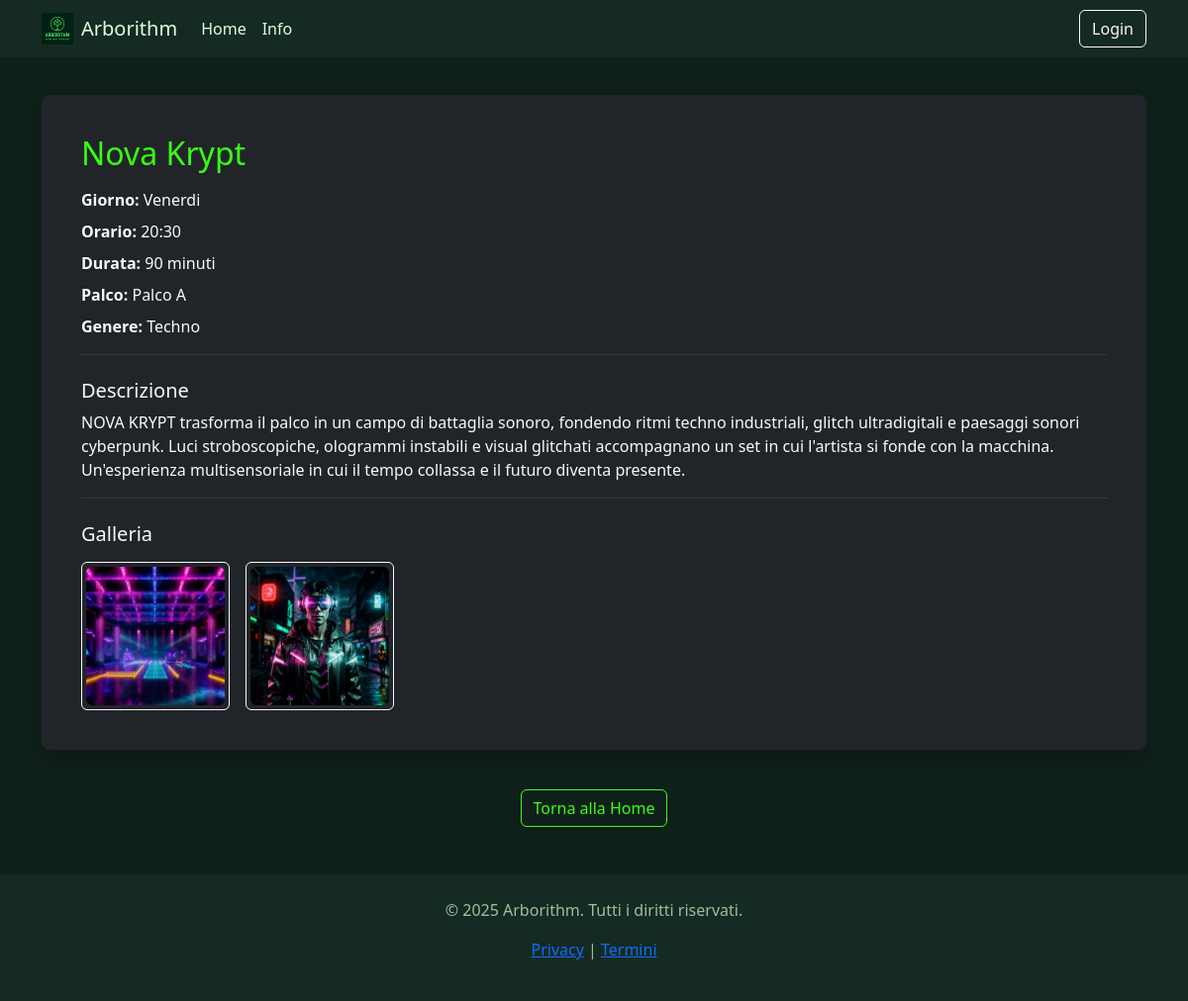
The page /evento/1 on the database its author committed.
### tables this page shows
CREATE TABLE performance (
  id INTEGER PRIMARY KEY AUTOINCREMENT,
  artista TEXT NOT NULL,
  giorno TEXT CHECK(giorno IN ('venerdi', 'sabato', 'domenica')) NOT NULL,
  orario_inizio TEXT NOT NULL, -- formato 'YYYY-MM-DD HH:MM:SS'
  durata INTEGER NOT NULL, -- in minuti
  descrizione TEXT NOT NULL,
  palco TEXT CHECK(palco IN ('A', 'B', 'C')) NOT NULL,
  genere TEXT NOT NULL,
  pubblicata BOOLEAN NOT NULL DEFAULT 0,
  organizzatore_id INTEGER NOT NULL,
  UNIQUE(artista),
  FOREIGN KEY (organizzatore_id) REFERENCES users(id)
);

CREATE TABLE immagini (
            id INTEGER PRIMARY KEY AUTOINCREMENT,
            performance_id INTEGER NOT NULL,
            file_path TEXT NOT NULL,
            FOREIGN KEY (performance_id) REFERENCES performance(id) ON DELETE CASCADE
        );

### app.py (the view)
@app.route("/evento/<int:id>")
def dettaglio_evento(id):
    evento = db.get_performance_by_id(id)
    if not evento:
        flash("Evento non trovato.", "danger")
        return redirect(url_for("index"))
    evento = dict(evento)
    evento["immagini"] = db.get_immagini_by_performance(id)
    return render_template("evento.html", evento=evento)

### app.py (called while the page is built)
@app.context_processor
def inject_tickets():
    tickets = []
    if "user_id" in session:
        user_id = session["user_id"]
        tickets = db.get_tickets_by_user(user_id)
    return dict(tickets=tickets)

### db.py (called while the page is built)
def connect_db():
    conn = sqlite3.connect(DB_PATH)
    conn.row_factory = sqlite3.Row
    return conn

def get_performance_by_id(perf_id):
    conn = connect_db()
    row = conn.execute("SELECT * FROM performance WHERE id = ?", (perf_id,)).fetchone()
    conn.close()
    return row

def get_immagini_by_performance(perf_id):
    conn = connect_db()
    imgs = conn.execute(
        "SELECT * FROM immagini WHERE performance_id = ?", (perf_id,)
    ).fetchall()
    conn.close()
    return imgs

### templates/evento.html (shortened to what this page needs)
{% extends "base.html" %}
{% block content %}
<div class="container py-5">
  <div class="card bg-dark text-light p-4 shadow">
    <div class="card-body">
      <h2 class="card-title nome-artista mb-3">{{ evento.artista }}</h2>
      <p class="mb-2"><strong>Giorno:</strong> {{ evento.giorno.capitalize() }}</p>
      <p class="mb-2"><strong>Orario:</strong> {{ evento.orario_inizio[11:16] }}</p>
      <p class="mb-2"><strong>Durata:</strong> {{ evento.durata }} minuti</p>
      <p class="mb-2"><strong>Palco:</strong> Palco {{ evento.palco }}</p>
      <p class="mb-2"><strong>Genere:</strong> {{ evento.genere }}</p>
      <hr class="border-secondary">
      <h5 class="mt-4 text-light">Descrizione</h5>
      <p class="text-light">{{ evento.descrizione }}</p>
      {% if evento.immagini and evento.immagini|length > 0 %}
      <hr class="border-secondary">
      <h5 class="mt-4 text-light">Galleria</h5>
      <div class="d-flex flex-wrap gap-3 mt-3">
      {% for img in evento.immagini %}
          <div class="border border-light rounded p-1" style="width: 150px; height: 150px; overflow: hidden; cursor: pointer;"
              data-bs-toggle="modal" data-bs-target="#lightboxModal" data-img="{{ url_for('static', filename=img.file_path) }}">
          <img src="{{ url_for('static', filename=img.file_path) }}"
              alt="Immagine evento"
              style="width: 100%; height: 100%; object-fit: cover;"
              class="rounded">
          </div>
      {% endfor %}
      </div>
      {% endif %}
    </div>
  </div>
  <div class="text-center mt-4">
    {% if session['ruolo'] == 'organizzatore' %}
      <a href="{{ url_for('dashboard_organizzatore') }}" class="btn btn_fluo btn-outline-success mt-3">
        Torna all'Area di Lavoro
      </a>
    {% elif session['ruolo'] == 'partecipante' %}
      <a href="{{ url_for('participant_tickets') }}" class="btn btn_fluo btn-outline-success mt-3">
        Torna alla tua Pagina Personale
      </a>
    {% else %}
      <a href="{{ url_for('index') }}" class="btn btn_fluo btn-outline-light mt-3">
        Torna alla Home
      </a>
    {% endif %}
  </div>
</div>
{% endblock %}

### static/style.css (style rules this page uses)
body { background-color: #0f1f1a; color: #dfffe0; font-family: 'Segoe UI', sans-serif; }
.card { background-color: #1c2e28; color: #dfffe0; border: none; border-radius: 8px; box-shadow: 0 2px 4px rgba(0, 0, 0, 0.2); }
.nome-artista { color: #39FF14; }
.btn_fluo { border-color: #39ff14; color:#39FF14; background-color: transparent; }

### rows shown on the page
performance: artista "Nova Krypt", giorno "Venerdi", orario_inizio "20:30", durata "90", palco "A", genere "Techno", descrizione "NOVA KRYPT trasforma il palco in un campo di battaglia sonoro, fondendo ritmi techno industriali, glitch ultradigitali e paesaggi sonori cyberpunk. Luci stroboscopiche, ologrammi instabili e visual glitchati accompagnano un set in cui l'artista si fonde con la macchina. Un'esperienza multisensoriale in cui il tempo collassa e il futuro diventa presente."
immagini: file_path (picture)
immagini: file_path (picture)
